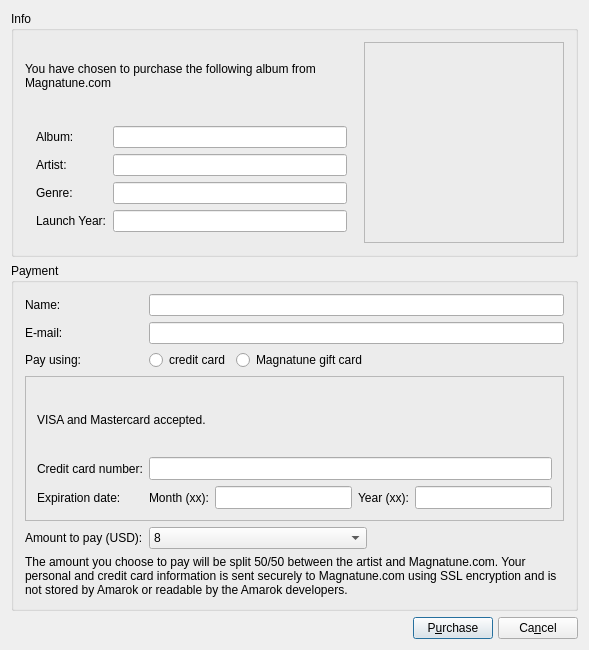
<ui version="4.0" >
 <class>magnatunePurchaseDialogBase</class>
 <widget class="QDialog" name="magnatunePurchaseDialogBase" >
  <property name="enabled" >
   <bool>true</bool>
  </property>
  <property name="geometry" >
   <rect>
    <x>0</x>
    <y>0</y>
    <width>589</width>
    <height>650</height>
   </rect>
  </property>
  <property name="minimumSize" >
   <size>
    <width>589</width>
    <height>650</height>
   </size>
  </property>
  <property name="windowTitle" >
   <string>Purchase Album from Magnatune.com</string>
  </property>
  <layout class="QVBoxLayout" >
   <item>
    <widget class="Q3GroupBox" name="groupBox1" >
     <property name="title" >
      <string>Info</string>
     </property>
     <layout class="QGridLayout" >
      <item row="0" column="0" >
       <widget class="QLabel" name="infoLabel" >
        <property name="text" >
         <string>You have chosen to purchase the following album from Magnatune.com</string>
        </property>
        <property name="alignment" >
         <set>Qt::AlignVCenter</set>
        </property>
        <property name="wordWrap" >
         <bool>true</bool>
        </property>
       </widget>
      </item>
      <item rowspan="2" row="0" column="1" >
       <widget class="QLabel" name="coverPixmapLabel" >
        <property name="sizePolicy" >
         <sizepolicy vsizetype="Fixed" hsizetype="Fixed" >
          <horstretch>0</horstretch>
          <verstretch>0</verstretch>
         </sizepolicy>
        </property>
        <property name="minimumSize" >
         <size>
          <width>200</width>
          <height>201</height>
         </size>
        </property>
        <property name="maximumSize" >
         <size>
          <width>200</width>
          <height>201</height>
         </size>
        </property>
        <property name="frameShape" >
         <enum>QFrame::StyledPanel</enum>
        </property>
        <property name="pixmap" >
         <pixmap/>
        </property>
        <property name="scaledContents" >
         <bool>true</bool>
        </property>
        <property name="wordWrap" >
         <bool>false</bool>
        </property>
       </widget>
      </item>
      <item row="1" column="0" >
       <widget class="QFrame" name="frame" >
        <property name="frameShape" >
         <enum>QFrame::NoFrame</enum>
        </property>
        <property name="frameShadow" >
         <enum>QFrame::Raised</enum>
        </property>
        <layout class="QGridLayout" >
         <item row="0" column="0" >
          <widget class="QLabel" name="textLabel13" >
           <property name="text" >
            <string>Album:</string>
           </property>
           <property name="wordWrap" >
            <bool>false</bool>
           </property>
          </widget>
         </item>
         <item row="0" column="1" >
          <widget class="QLineEdit" name="albumEdit" >
           <property name="enabled" >
            <bool>true</bool>
           </property>
           <property name="readOnly" >
            <bool>true</bool>
           </property>
          </widget>
         </item>
         <item row="1" column="0" >
          <widget class="QLabel" name="textLabel14" >
           <property name="text" >
            <string>Artist:</string>
           </property>
           <property name="wordWrap" >
            <bool>false</bool>
           </property>
          </widget>
         </item>
         <item row="1" column="1" >
          <widget class="QLineEdit" name="artistEdit" >
           <property name="enabled" >
            <bool>true</bool>
           </property>
           <property name="readOnly" >
            <bool>true</bool>
           </property>
          </widget>
         </item>
         <item row="2" column="0" >
          <widget class="QLabel" name="textLabel15" >
           <property name="text" >
            <string>Genre:</string>
           </property>
           <property name="wordWrap" >
            <bool>false</bool>
           </property>
          </widget>
         </item>
         <item row="2" column="1" >
          <widget class="QLineEdit" name="genresEdit" >
           <property name="enabled" >
            <bool>true</bool>
           </property>
           <property name="readOnly" >
            <bool>true</bool>
           </property>
          </widget>
         </item>
         <item row="3" column="0" >
          <widget class="QLabel" name="textLabel16" >
           <property name="text" >
            <string>Launch Year:</string>
           </property>
           <property name="wordWrap" >
            <bool>false</bool>
           </property>
          </widget>
         </item>
         <item row="3" column="1" >
          <widget class="QLineEdit" name="launchDateEdit" >
           <property name="enabled" >
            <bool>true</bool>
           </property>
           <property name="readOnly" >
            <bool>true</bool>
           </property>
          </widget>
         </item>
        </layout>
       </widget>
      </item>
     </layout>
    </widget>
   </item>
   <item>
    <widget class="Q3GroupBox" name="groupBox2" >
     <property name="title" >
      <string>Payment</string>
     </property>
     <layout class="QGridLayout" >
      <item row="0" column="0" colspan="2" >
       <widget class="QLabel" name="textLabel8" >
        <property name="text" >
         <string comment="The name of the person buying songs from magnatune" >Name:</string>
        </property>
        <property name="wordWrap" >
         <bool>false</bool>
        </property>
       </widget>
      </item>
      <item row="0" column="2" colspan="3" >
       <widget class="QLineEdit" name="nameEdit" />
      </item>
      <item row="1" column="0" colspan="2" >
       <widget class="QLabel" name="textLabel9" >
        <property name="text" >
         <string comment="The e-mail address of the user" >E-mail:</string>
        </property>
        <property name="wordWrap" >
         <bool>false</bool>
        </property>
       </widget>
      </item>
      <item row="1" column="2" colspan="3" >
       <widget class="QLineEdit" name="emailEdit" />
      </item>
      <item row="2" column="0" >
       <widget class="QLabel" name="label" >
        <property name="text" >
         <string>Pay using:</string>
        </property>
       </widget>
      </item>
      <item row="2" column="1" >
       <spacer>
        <property name="orientation" >
         <enum>Qt::Horizontal</enum>
        </property>
        <property name="sizeType" >
         <enum>QSizePolicy::Fixed</enum>
        </property>
        <property name="sizeHint" stdset="0" >
         <size>
          <width>40</width>
          <height>20</height>
         </size>
        </property>
       </spacer>
      </item>
      <item row="2" column="2" >
       <widget class="QRadioButton" name="ccRadioButton" >
        <property name="text" >
         <string>credit card</string>
        </property>
       </widget>
      </item>
      <item row="2" column="3" >
       <widget class="QRadioButton" name="gcRadioButton" >
        <property name="text" >
         <string>Magnatune gift card</string>
        </property>
       </widget>
      </item>
      <item row="2" column="4" >
       <spacer>
        <property name="orientation" >
         <enum>Qt::Horizontal</enum>
        </property>
        <property name="sizeHint" stdset="0" >
         <size>
          <width>40</width>
          <height>20</height>
         </size>
        </property>
       </spacer>
      </item>
      <item row="3" column="0" colspan="5" >
       <widget class="QStackedWidget" name="paymentWidget" >
        <property name="windowModality" >
         <enum>Qt::NonModal</enum>
        </property>
        <property name="enabled" >
         <bool>true</bool>
        </property>
        <property name="frameShape" >
         <enum>QFrame::StyledPanel</enum>
        </property>
        <property name="midLineWidth" >
         <number>-3</number>
        </property>
        <property name="currentIndex" >
         <number>0</number>
        </property>
        <widget class="QWidget" name="ccInfo" >
         <property name="geometry" >
          <rect>
           <x>3</x>
           <y>3</y>
           <width>557</width>
           <height>94</height>
          </rect>
         </property>
         <layout class="QGridLayout" >
          <item row="0" column="0" colspan="4" >
           <widget class="QLabel" name="textLabel2" >
            <property name="palette" >
             <palette>
              <active>
               <colorrole role="WindowText" >
                <brush brushstyle="SolidPattern" >
                 <color alpha="255" >
                  <red>0</red>
                  <green>0</green>
                  <blue>0</blue>
                 </color>
                </brush>
               </colorrole>
               <colorrole role="Button" >
                <brush brushstyle="SolidPattern" >
                 <color alpha="255" >
                  <red>221</red>
                  <green>223</green>
                  <blue>228</blue>
                 </color>
                </brush>
               </colorrole>
               <colorrole role="Light" >
                <brush brushstyle="SolidPattern" >
                 <color alpha="255" >
                  <red>255</red>
                  <green>255</green>
                  <blue>255</blue>
                 </color>
                </brush>
               </colorrole>
               <colorrole role="Midlight" >
                <brush brushstyle="SolidPattern" >
                 <color alpha="255" >
                  <red>255</red>
                  <green>255</green>
                  <blue>255</blue>
                 </color>
                </brush>
               </colorrole>
               <colorrole role="Dark" >
                <brush brushstyle="SolidPattern" >
                 <color alpha="255" >
                  <red>85</red>
                  <green>85</green>
                  <blue>85</blue>
                 </color>
                </brush>
               </colorrole>
               <colorrole role="Mid" >
                <brush brushstyle="SolidPattern" >
                 <color alpha="255" >
                  <red>199</red>
                  <green>199</green>
                  <blue>199</blue>
                 </color>
                </brush>
               </colorrole>
               <colorrole role="Text" >
                <brush brushstyle="SolidPattern" >
                 <color alpha="255" >
                  <red>0</red>
                  <green>0</green>
                  <blue>0</blue>
                 </color>
                </brush>
               </colorrole>
               <colorrole role="BrightText" >
                <brush brushstyle="SolidPattern" >
                 <color alpha="255" >
                  <red>255</red>
                  <green>255</green>
                  <blue>255</blue>
                 </color>
                </brush>
               </colorrole>
               <colorrole role="ButtonText" >
                <brush brushstyle="SolidPattern" >
                 <color alpha="255" >
                  <red>0</red>
                  <green>0</green>
                  <blue>0</blue>
                 </color>
                </brush>
               </colorrole>
               <colorrole role="Base" >
                <brush brushstyle="SolidPattern" >
                 <color alpha="255" >
                  <red>255</red>
                  <green>255</green>
                  <blue>255</blue>
                 </color>
                </brush>
               </colorrole>
               <colorrole role="Window" >
                <brush brushstyle="SolidPattern" >
                 <color alpha="255" >
                  <red>239</red>
                  <green>239</green>
                  <blue>239</blue>
                 </color>
                </brush>
               </colorrole>
               <colorrole role="Shadow" >
                <brush brushstyle="SolidPattern" >
                 <color alpha="255" >
                  <red>0</red>
                  <green>0</green>
                  <blue>0</blue>
                 </color>
                </brush>
               </colorrole>
               <colorrole role="Highlight" >
                <brush brushstyle="SolidPattern" >
                 <color alpha="255" >
                  <red>103</red>
                  <green>141</green>
                  <blue>178</blue>
                 </color>
                </brush>
               </colorrole>
               <colorrole role="HighlightedText" >
                <brush brushstyle="SolidPattern" >
                 <color alpha="255" >
                  <red>255</red>
                  <green>255</green>
                  <blue>255</blue>
                 </color>
                </brush>
               </colorrole>
               <colorrole role="Link" >
                <brush brushstyle="SolidPattern" >
                 <color alpha="255" >
                  <red>0</red>
                  <green>0</green>
                  <blue>238</blue>
                 </color>
                </brush>
               </colorrole>
               <colorrole role="LinkVisited" >
                <brush brushstyle="SolidPattern" >
                 <color alpha="255" >
                  <red>82</red>
                  <green>24</green>
                  <blue>139</blue>
                 </color>
                </brush>
               </colorrole>
              </active>
              <inactive>
               <colorrole role="WindowText" >
                <brush brushstyle="SolidPattern" >
                 <color alpha="255" >
                  <red>0</red>
                  <green>0</green>
                  <blue>0</blue>
                 </color>
                </brush>
               </colorrole>
               <colorrole role="Button" >
                <brush brushstyle="SolidPattern" >
                 <color alpha="255" >
                  <red>221</red>
                  <green>223</green>
                  <blue>228</blue>
                 </color>
                </brush>
               </colorrole>
               <colorrole role="Light" >
                <brush brushstyle="SolidPattern" >
                 <color alpha="255" >
                  <red>255</red>
                  <green>255</green>
                  <blue>255</blue>
                 </color>
                </brush>
               </colorrole>
               <colorrole role="Midlight" >
                <brush brushstyle="SolidPattern" >
                 <color alpha="255" >
                  <red>255</red>
                  <green>255</green>
                  <blue>255</blue>
                 </color>
                </brush>
               </colorrole>
               <colorrole role="Dark" >
                <brush brushstyle="SolidPattern" >
                 <color alpha="255" >
                  <red>85</red>
                  <green>85</green>
                  <blue>85</blue>
                 </color>
                </brush>
               </colorrole>
               <colorrole role="Mid" >
                <brush brushstyle="SolidPattern" >
                 <color alpha="255" >
                  <red>199</red>
                  <green>199</green>
                  <blue>199</blue>
                 </color>
                </brush>
               </colorrole>
               <colorrole role="Text" >
                <brush brushstyle="SolidPattern" >
                 <color alpha="255" >
                  <red>0</red>
                  <green>0</green>
                  <blue>0</blue>
                 </color>
                </brush>
               </colorrole>
               <colorrole role="BrightText" >
                <brush brushstyle="SolidPattern" >
                 <color alpha="255" >
                  <red>255</red>
                  <green>255</green>
                  <blue>255</blue>
                 </color>
                </brush>
               </colorrole>
               <colorrole role="ButtonText" >
                <brush brushstyle="SolidPattern" >
                 <color alpha="255" >
                  <red>0</red>
                  <green>0</green>
                  <blue>0</blue>
                 </color>
                </brush>
               </colorrole>
               <colorrole role="Base" >
                <brush brushstyle="SolidPattern" >
                 <color alpha="255" >
                  <red>255</red>
                  <green>255</green>
                  <blue>255</blue>
                 </color>
                </brush>
               </colorrole>
               <colorrole role="Window" >
                <brush brushstyle="SolidPattern" >
                 <color alpha="255" >
                  <red>239</red>
                  <green>239</green>
                  <blue>239</blue>
                 </color>
                </brush>
               </colorrole>
               <colorrole role="Shadow" >
                <brush brushstyle="SolidPattern" >
                 <color alpha="255" >
                  <red>0</red>
                  <green>0</green>
                  <blue>0</blue>
                 </color>
                </brush>
               </colorrole>
               <colorrole role="Highlight" >
                <brush brushstyle="SolidPattern" >
                 <color alpha="255" >
                  <red>103</red>
                  <green>141</green>
                  <blue>178</blue>
                 </color>
                </brush>
               </colorrole>
               <colorrole role="HighlightedText" >
                <brush brushstyle="SolidPattern" >
                 <color alpha="255" >
                  <red>255</red>
                  <green>255</green>
                  <blue>255</blue>
                 </color>
                </brush>
               </colorrole>
               <colorrole role="Link" >
                <brush brushstyle="SolidPattern" >
                 <color alpha="255" >
                  <red>0</red>
                  <green>0</green>
                  <blue>238</blue>
                 </color>
                </brush>
               </colorrole>
               <colorrole role="LinkVisited" >
                <brush brushstyle="SolidPattern" >
                 <color alpha="255" >
                  <red>82</red>
                  <green>24</green>
                  <blue>139</blue>
                 </color>
                </brush>
               </colorrole>
              </inactive>
              <disabled>
               <colorrole role="WindowText" >
                <brush brushstyle="SolidPattern" >
                 <color alpha="255" >
                  <red>128</red>
                  <green>128</green>
                  <blue>128</blue>
                 </color>
                </brush>
               </colorrole>
               <colorrole role="Button" >
                <brush brushstyle="SolidPattern" >
                 <color alpha="255" >
                  <red>221</red>
                  <green>223</green>
                  <blue>228</blue>
                 </color>
                </brush>
               </colorrole>
               <colorrole role="Light" >
                <brush brushstyle="SolidPattern" >
                 <color alpha="255" >
                  <red>255</red>
                  <green>255</green>
                  <blue>255</blue>
                 </color>
                </brush>
               </colorrole>
               <colorrole role="Midlight" >
                <brush brushstyle="SolidPattern" >
                 <color alpha="255" >
                  <red>255</red>
                  <green>255</green>
                  <blue>255</blue>
                 </color>
                </brush>
               </colorrole>
               <colorrole role="Dark" >
                <brush brushstyle="SolidPattern" >
                 <color alpha="255" >
                  <red>85</red>
                  <green>85</green>
                  <blue>85</blue>
                 </color>
                </brush>
               </colorrole>
               <colorrole role="Mid" >
                <brush brushstyle="SolidPattern" >
                 <color alpha="255" >
                  <red>199</red>
                  <green>199</green>
                  <blue>199</blue>
                 </color>
                </brush>
               </colorrole>
               <colorrole role="Text" >
                <brush brushstyle="SolidPattern" >
                 <color alpha="255" >
                  <red>199</red>
                  <green>199</green>
                  <blue>199</blue>
                 </color>
                </brush>
               </colorrole>
               <colorrole role="BrightText" >
                <brush brushstyle="SolidPattern" >
                 <color alpha="255" >
                  <red>255</red>
                  <green>255</green>
                  <blue>255</blue>
                 </color>
                </brush>
               </colorrole>
               <colorrole role="ButtonText" >
                <brush brushstyle="SolidPattern" >
                 <color alpha="255" >
                  <red>128</red>
                  <green>128</green>
                  <blue>128</blue>
                 </color>
                </brush>
               </colorrole>
               <colorrole role="Base" >
                <brush brushstyle="SolidPattern" >
                 <color alpha="255" >
                  <red>255</red>
                  <green>255</green>
                  <blue>255</blue>
                 </color>
                </brush>
               </colorrole>
               <colorrole role="Window" >
                <brush brushstyle="SolidPattern" >
                 <color alpha="255" >
                  <red>239</red>
                  <green>239</green>
                  <blue>239</blue>
                 </color>
                </brush>
               </colorrole>
               <colorrole role="Shadow" >
                <brush brushstyle="SolidPattern" >
                 <color alpha="255" >
                  <red>0</red>
                  <green>0</green>
                  <blue>0</blue>
                 </color>
                </brush>
               </colorrole>
               <colorrole role="Highlight" >
                <brush brushstyle="SolidPattern" >
                 <color alpha="255" >
                  <red>86</red>
                  <green>117</green>
                  <blue>148</blue>
                 </color>
                </brush>
               </colorrole>
               <colorrole role="HighlightedText" >
                <brush brushstyle="SolidPattern" >
                 <color alpha="255" >
                  <red>255</red>
                  <green>255</green>
                  <blue>255</blue>
                 </color>
                </brush>
               </colorrole>
               <colorrole role="Link" >
                <brush brushstyle="SolidPattern" >
                 <color alpha="255" >
                  <red>0</red>
                  <green>0</green>
                  <blue>238</blue>
                 </color>
                </brush>
               </colorrole>
               <colorrole role="LinkVisited" >
                <brush brushstyle="SolidPattern" >
                 <color alpha="255" >
                  <red>82</red>
                  <green>24</green>
                  <blue>139</blue>
                 </color>
                </brush>
               </colorrole>
              </disabled>
             </palette>
            </property>
            <property name="text" >
             <string>VISA and Mastercard accepted.</string>
            </property>
            <property name="wordWrap" >
             <bool>false</bool>
            </property>
           </widget>
          </item>
          <item row="1" column="0" colspan="2" >
           <widget class="QLabel" name="textLabel3" >
            <property name="text" >
             <string>Credit card number:</string>
            </property>
            <property name="wordWrap" >
             <bool>false</bool>
            </property>
           </widget>
          </item>
          <item row="1" column="2" colspan="4" >
           <widget class="QLineEdit" name="ccEdit" >
            <property name="minimumSize" >
             <size>
              <width>0</width>
              <height>23</height>
             </size>
            </property>
           </widget>
          </item>
          <item row="2" column="0" >
           <widget class="QLabel" name="textLabel4" >
            <property name="text" >
             <string>Expiration date:</string>
            </property>
            <property name="wordWrap" >
             <bool>false</bool>
            </property>
           </widget>
          </item>
          <item row="2" column="1" >
           <spacer>
            <property name="orientation" >
             <enum>Qt::Horizontal</enum>
            </property>
            <property name="sizeType" >
             <enum>QSizePolicy::Fixed</enum>
            </property>
            <property name="sizeHint" stdset="0" >
             <size>
              <width>16</width>
              <height>20</height>
             </size>
            </property>
           </spacer>
          </item>
          <item row="2" column="2" >
           <widget class="QLabel" name="textLabel6" >
            <property name="text" >
             <string>Month (xx):</string>
            </property>
            <property name="wordWrap" >
             <bool>false</bool>
            </property>
           </widget>
          </item>
          <item row="2" column="3" >
           <widget class="QLineEdit" name="expMonthEdit" >
            <property name="minimumSize" >
             <size>
              <width>0</width>
              <height>23</height>
             </size>
            </property>
           </widget>
          </item>
          <item row="2" column="4" >
           <widget class="QLabel" name="textLabel5" >
            <property name="text" >
             <string>Year (xx):</string>
            </property>
            <property name="wordWrap" >
             <bool>false</bool>
            </property>
           </widget>
          </item>
          <item row="2" column="5" >
           <widget class="QLineEdit" name="expYearEdit" >
            <property name="minimumSize" >
             <size>
              <width>0</width>
              <height>23</height>
             </size>
            </property>
           </widget>
          </item>
         </layout>
        </widget>
        <widget class="QWidget" name="gcInfo" >
         <property name="geometry" >
          <rect>
           <x>0</x>
           <y>0</y>
           <width>100</width>
           <height>30</height>
          </rect>
         </property>
         <layout class="QGridLayout" >
          <item row="0" column="0" >
           <widget class="QLabel" name="textLabel3_2" >
            <property name="text" >
             <string>Gift card code:</string>
            </property>
            <property name="wordWrap" >
             <bool>false</bool>
            </property>
           </widget>
          </item>
          <item row="0" column="1" >
           <widget class="QLineEdit" name="gcEdit" />
          </item>
         </layout>
        </widget>
       </widget>
      </item>
      <item row="4" column="0" colspan="2" >
       <widget class="QLabel" name="textLabel7" >
        <property name="text" >
         <string>Amount to pay (USD):</string>
        </property>
        <property name="wordWrap" >
         <bool>false</bool>
        </property>
       </widget>
      </item>
      <item row="4" column="2" colspan="2" >
       <widget class="QComboBox" name="amountComboBox" >
        <property name="currentIndex" >
         <number>3</number>
        </property>
        <item>
         <property name="text" >
          <string>5</string>
         </property>
        </item>
        <item>
         <property name="text" >
          <string>6</string>
         </property>
        </item>
        <item>
         <property name="text" >
          <string>7</string>
         </property>
        </item>
        <item>
         <property name="text" >
          <string>8</string>
         </property>
        </item>
        <item>
         <property name="text" >
          <string>9</string>
         </property>
        </item>
        <item>
         <property name="text" >
          <string>10</string>
         </property>
        </item>
        <item>
         <property name="text" >
          <string>11</string>
         </property>
        </item>
        <item>
         <property name="text" >
          <string>12</string>
         </property>
        </item>
        <item>
         <property name="text" >
          <string>13</string>
         </property>
        </item>
        <item>
         <property name="text" >
          <string>14</string>
         </property>
        </item>
        <item>
         <property name="text" >
          <string>15</string>
         </property>
        </item>
        <item>
         <property name="text" >
          <string>16</string>
         </property>
        </item>
        <item>
         <property name="text" >
          <string>17</string>
         </property>
        </item>
        <item>
         <property name="text" >
          <string>18</string>
         </property>
        </item>
       </widget>
      </item>
      <item row="5" column="0" colspan="5" >
       <widget class="QLabel" name="textLabel17" >
        <property name="text" >
         <string>The amount you choose to pay will be split 50/50 between the artist and Magnatune.com. Your personal and credit card information is sent securely to Magnatune.com using SSL encryption and is not stored by Amarok or readable by the Amarok developers.</string>
        </property>
        <property name="alignment" >
         <set>Qt::AlignVCenter</set>
        </property>
        <property name="wordWrap" >
         <bool>true</bool>
        </property>
       </widget>
      </item>
     </layout>
    </widget>
   </item>
   <item>
    <layout class="QHBoxLayout" >
     <property name="spacing" >
      <number>5</number>
     </property>
     <property name="margin" >
      <number>0</number>
     </property>
     <item>
      <spacer>
       <property name="orientation" >
        <enum>Qt::Horizontal</enum>
       </property>
       <property name="sizeType" >
        <enum>QSizePolicy::Expanding</enum>
       </property>
       <property name="sizeHint" stdset="0" >
        <size>
         <width>41</width>
         <height>21</height>
        </size>
       </property>
      </spacer>
     </item>
     <item>
      <widget class="QPushButton" name="purchaseButton" >
       <property name="text" >
        <string>P&amp;urchase</string>
       </property>
      </widget>
     </item>
     <item>
      <widget class="QPushButton" name="cancelButton" >
       <property name="text" >
        <string>Ca&amp;ncel</string>
       </property>
      </widget>
     </item>
    </layout>
   </item>
  </layout>
 </widget>
 <layoutdefault spacing="6" margin="11" />
 <customwidgets>
  <customwidget>
   <class>Q3GroupBox</class>
   <extends>QGroupBox</extends>
   <header>Qt3Support/Q3GroupBox</header>
   <container>1</container>
  </customwidget>
 </customwidgets>
 <tabstops>
  <tabstop>albumEdit</tabstop>
  <tabstop>artistEdit</tabstop>
  <tabstop>genresEdit</tabstop>
  <tabstop>launchDateEdit</tabstop>
  <tabstop>nameEdit</tabstop>
  <tabstop>emailEdit</tabstop>
  <tabstop>ccEdit</tabstop>
  <tabstop>expMonthEdit</tabstop>
  <tabstop>expYearEdit</tabstop>
  <tabstop>amountComboBox</tabstop>
  <tabstop>purchaseButton</tabstop>
  <tabstop>cancelButton</tabstop>
 </tabstops>
 <resources/>
 <connections>
  <connection>
   <sender>cancelButton</sender>
   <signal>clicked()</signal>
   <receiver>magnatunePurchaseDialogBase</receiver>
   <slot>cancel()</slot>
   <hints>
    <hint type="sourcelabel" >
     <x>621</x>
     <y>585</y>
    </hint>
    <hint type="destinationlabel" >
     <x>20</x>
     <y>20</y>
    </hint>
   </hints>
  </connection>
  <connection>
   <sender>purchaseButton</sender>
   <signal>clicked()</signal>
   <receiver>magnatunePurchaseDialogBase</receiver>
   <slot>purchase()</slot>
   <hints>
    <hint type="sourcelabel" >
     <x>541</x>
     <y>585</y>
    </hint>
    <hint type="destinationlabel" >
     <x>20</x>
     <y>20</y>
    </hint>
   </hints>
  </connection>
 </connections>
</ui>
